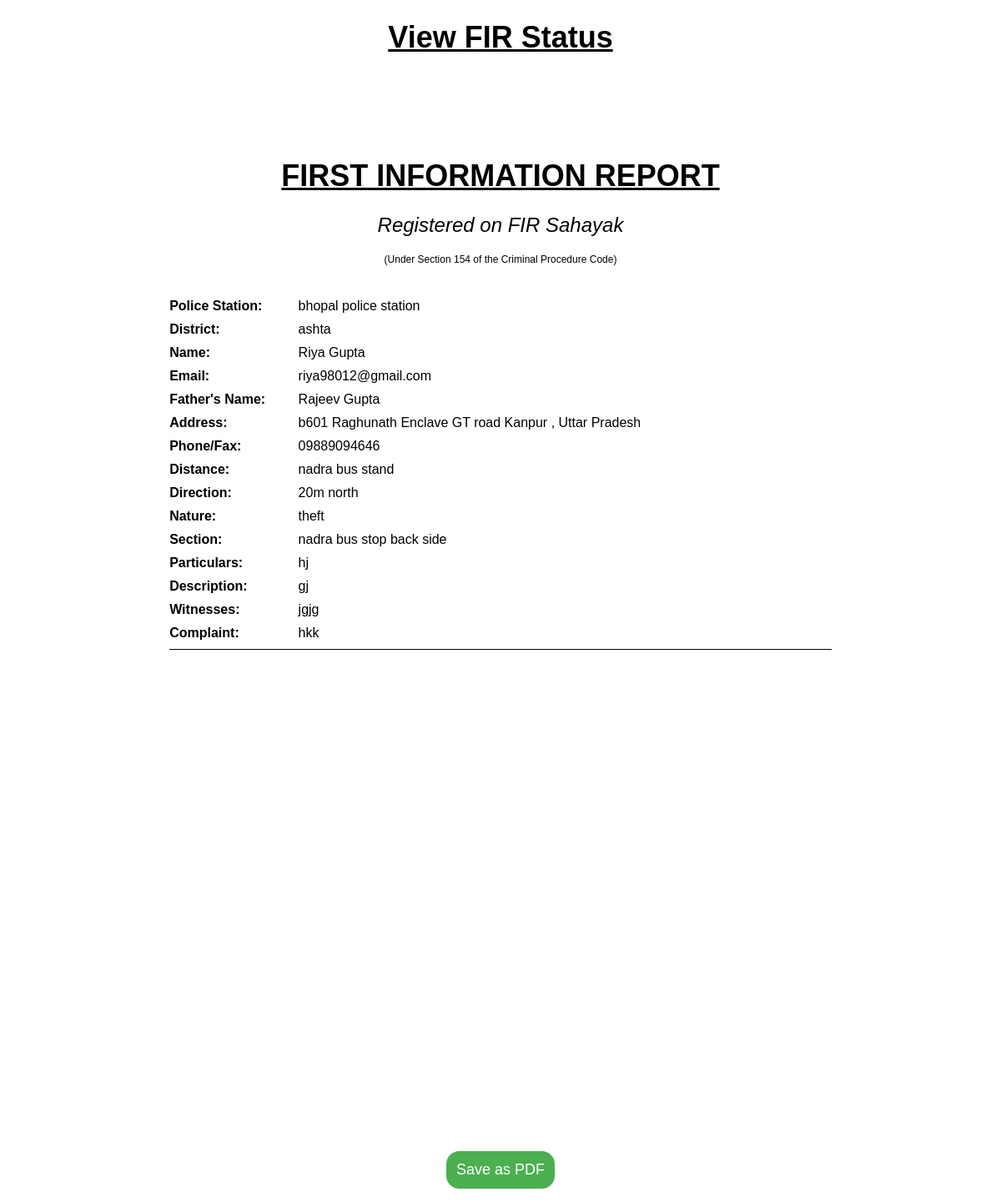
Page /view_fir_status on the committed database.
### app.py (models this page shows, shortened)
class Fir(db.Model):
    id = db.Column(db.Integer, primary_key=True)
    policeStation = db.Column(db.String(100), nullable=False)
    district = db.Column(db.String(100), nullable=False)
    name = db.Column(db.String(100), nullable=False)
    fatherName = db.Column(db.String(100), nullable=False)
    address = db.Column(db.String(200), nullable=False)
    phoneFax = db.Column(db.String(20), nullable=False)
    email = db.Column(db.String(100), nullable=False)
    distance = db.Column(db.String(100), nullable=False)
    direction = db.Column(db.String(100), nullable=False)
    nature = db.Column(db.String(200), nullable=False)
    section = db.Column(db.String(50), nullable=False)
    particulars = db.Column(db.Text, nullable=False)
    description = db.Column(db.Text, nullable=False)
    witnesses= db.Column(db.Text)
    complaint = db.Column(db.Text, nullable=False)

### app.py (the view)
@app.route('/view_fir_status')
def view_fir_status():
    allfir = Fir.query.all()
    return render_template('view_fir_status.html',allfir=allfir)

### templates/view_fir_status.html (shortened to what this page needs)
<!DOCTYPE html>
<html lang="en">
<head>
    <link rel="stylesheet" type="text/css" href="{{ url_for('static', filename='css/fir.css') }}">
</head>
<body>
{% block content%}
    <h1>{% block title %}View FIR Status {% endblock %}</h1>
    <div class="container">
    <h1>FIRST INFORMATION REPORT</h1>
    <h2>Registered on FIR Sahayak</h2>
    <h3>(Under Section 154 of the Criminal Procedure Code)</h3>
    {% for new_fir in allfir %}
        <div class="form">
            <ul class="table">
                <li><b></b></li>
                <li><b>Police Station:</b> {{new_fir.policeStation }}</li>
                <li><b>District:</b> {{new_fir.district }}</li>
                <li><b>Name:</b> {{new_fir.name }}</li>
                <li><b>Email:</b> {{new_fir.email }}</li>
                <li><b>Father's Name:</b> {{new_fir.fatherName }}</li>
                <li><b>Address:</b> {{new_fir.address }}</li>
                <li><b>Phone/Fax:</b> {{new_fir.phoneFax }}</li>
                <li><b>Distance:</b> {{new_fir.distance}}</li>
                <li><b>Direction:</b> {{new_fir.direction }}</li>
                <li><b>Nature:</b> {{new_fir.nature }}</li>
                <li><b>Section:</b> {{new_fir.section }}</li>
                <li><b>Particulars:</b> {{new_fir.particulars }}</li>
                <li><b>Description:</b> {{new_fir.description}}</li>
                <li><b>Witnesses:</b> {{new_fir.witnesses }}</li>
                <li><b>Complaint:</b> {{new_fir.complaint }}</li>
            </ul>
        </div>
        <div class="divider"></div>
    {% endfor %}
    </div>
    <div id="savePdfBtn">
        <button onclick="window.print()">Save as PDF</button>
    </div>
{% endblock %}
</body>
</html>

### static/css/fir.css (style rules this page uses)
body { font-family: Arial, sans-serif; margin: 0; padding: 0; }
.container { width: 210mm; height: 297mm; background-color: #fff; padding: 20mm; margin: 0 auto; overflow: hidden; }
h3 { font-size:1vw; font-weight:60; }
h2 { font-style: italic; font-size:2vw; font-weight:100; }
h1 { font-size:3vw; font-weight:bold; text-decoration: underline; }
h1, h2 ,h3 { text-align: center; }
.table { list-style-type: none; padding: 0; margin: 0; }
.table li { margin-bottom: 10px; }
.table li b { display: inline-block; width: 150px; font-weight: bold; }
.divider { border-bottom: 1px solid #000; margin-bottom: 20px; }
#savePdfBtn { text-align: center; }
#savePdfBtn button { padding: 1vw; margin:2vh; background-color: #4CAF50; color: white; border: none; border-radius: 1.3vw; cursor: pointer; font-size: 18px; transition: background-color 0.3s; }

### rows in the picture
Fir: policeStation "bhopal police station", district "ashta", name "Riya Gupta", email "riya98012@gmail.com", fatherName "Rajeev Gupta", address "b601 Raghunath Enclave GT road Kanpur , Uttar Pradesh", phoneFax "09889094646", distance "nadra bus stand", direction "20m north", nature "theft", section "nadra bus stop back side", particulars "hj", description "gj", witnesses "jgjg", complaint "hkk"
